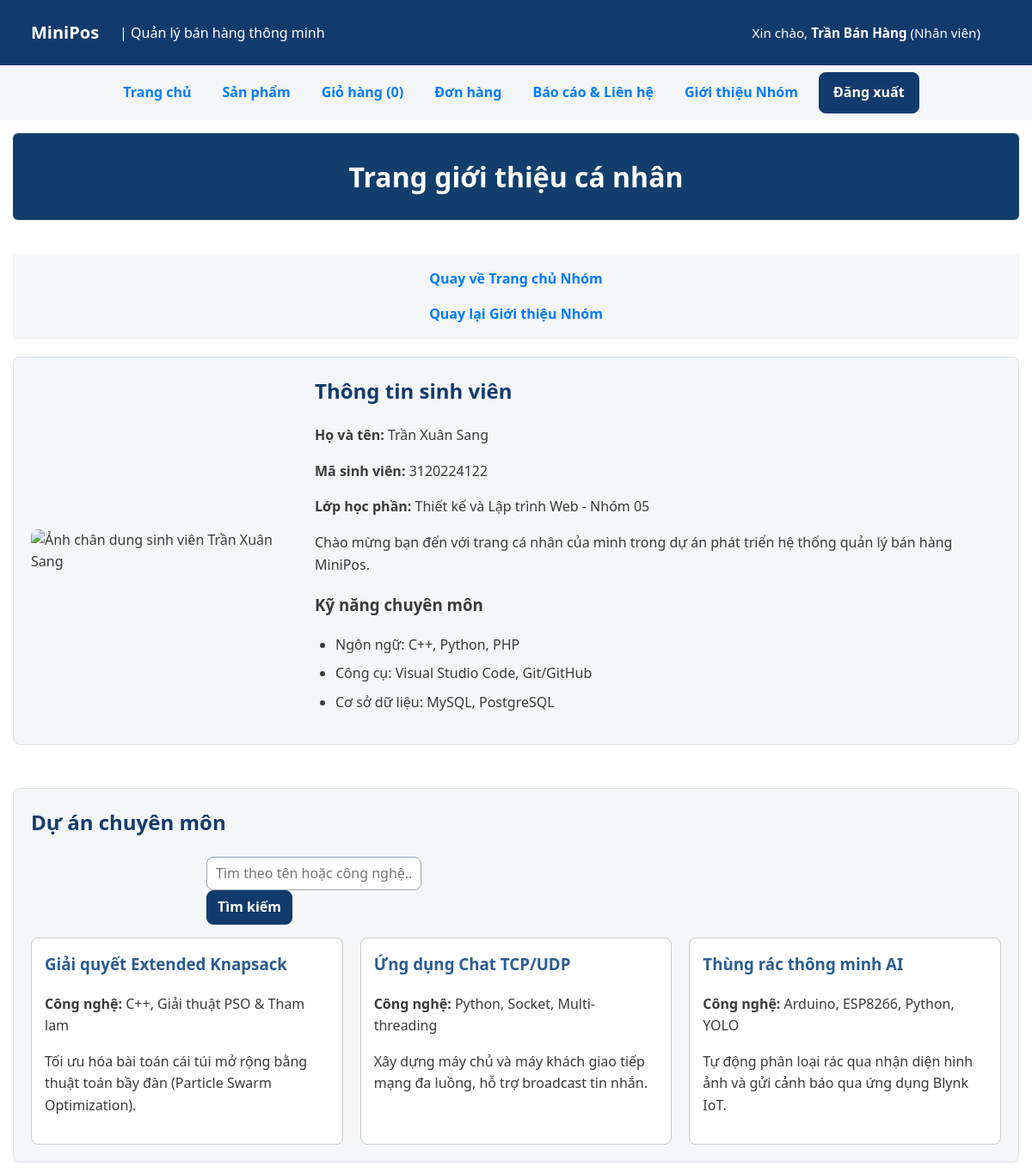
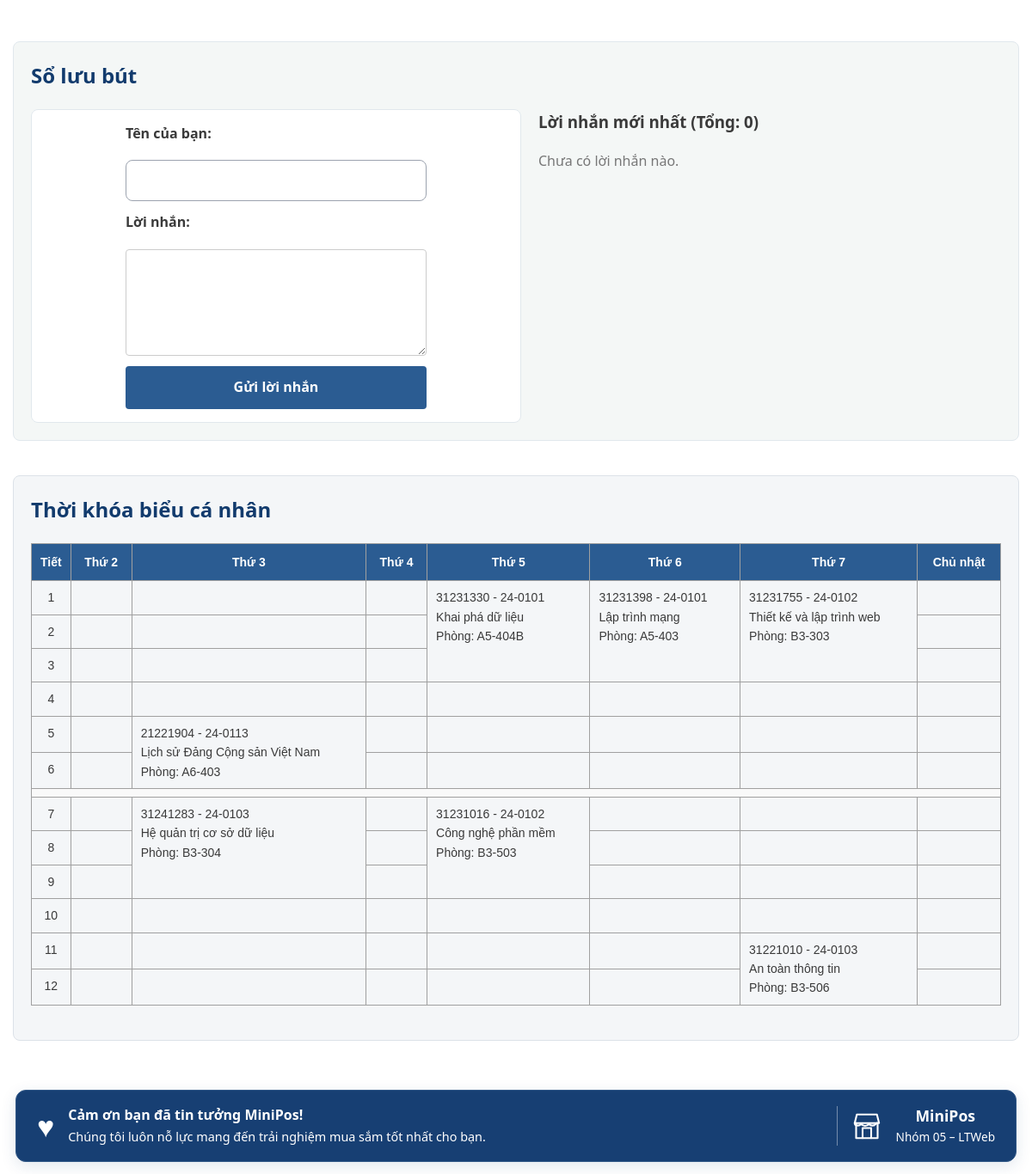
/thanhvien/3120224122_sang/gioithieu.php (signed in), run on the app's committed database (2 pictures, top to bottom).
### tables this page shows
CREATE TABLE nguoi_dung (
    id       INT UNSIGNED AUTO_INCREMENT PRIMARY KEY,
    email    VARCHAR(100) NOT NULL,
    ho_ten   VARCHAR(100) NOT NULL,
    mat_khau VARCHAR(255) NOT NULL,
    vai_tro  ENUM('quan_tri', 'nhan_vien') NOT NULL DEFAULT 'nhan_vien',
    ngay_tao DATETIME NOT NULL DEFAULT CURRENT_TIMESTAMP,
    UNIQUE KEY uq_nguoi_dung_email (email)
);

CREATE TABLE tv_du_an (
    id            INT UNSIGNED AUTO_INCREMENT PRIMARY KEY,
    mssv          VARCHAR(15) NOT NULL,
    ten_du_an     VARCHAR(200) NOT NULL,
    cong_nghe     VARCHAR(255) NOT NULL,
    mo_ta         TEXT NOT NULL,
    ngay_tao      DATETIME NOT NULL DEFAULT CURRENT_TIMESTAMP,
    CONSTRAINT fk_tv_du_an_thanh_vien
        FOREIGN KEY (mssv) REFERENCES thanh_vien(mssv) ON DELETE CASCADE
);

### inc/ham.php (called while the page is built, shortened)
<?php
function e(string|int|float|null $giaTri): string
{
    return htmlspecialchars(
        (string) $giaTri,
        ENT_QUOTES | ENT_SUBSTITUTE,
        'UTF-8'
    );
}

### inc/xac-thuc.php (called while the page is built, shortened)
<?php
function nguoiDung(): ?array
{
    $uid = $_SESSION['uid'] ?? null;
    static $user = null;
    if ($user === null) {
        $khoNguoiDung = new \App\Data\KhoNguoiDung(db());
        $user = $khoNguoiDung->timTheoId($uid);
    }
    return $user;
}

### inc/db.php (called while the page is built, shortened)
<?php
function db(): PDO
{
    static $pdo = null;
    if ($pdo === null) {
        $host = getenv('DB_HOST') ?: '127.0.0.1;port=3307';
        $ten  = getenv('DB_NAME') ?: 'ltweb_nhom05';
        $user = getenv('DB_USER') ?: 'sang';
        $pass = getenv('DB_PASS') !== false ? (string) getenv('DB_PASS') : '1';
        $pdo = new PDO(
            "mysql:host=$host;dbname=$ten;charset=utf8mb4",
            $user,
            $pass,
            [
                PDO::ATTR_ERRMODE            => PDO::ERRMODE_EXCEPTION,
                PDO::ATTR_DEFAULT_FETCH_MODE => PDO::FETCH_ASSOC,
                PDO::ATTR_EMULATE_PREPARES   => false,
            ]
        );
    }
    return $pdo;
}

### src/Data/KhoNguoiDung.php (called while the page is built, shortened)
<?php
final class KhoNguoiDung
{
    public function timTheoId(int $id): ?array
    {
        $st = $this->db->prepare(
            'SELECT id, email, ho_ten, vai_tro FROM nguoi_dung WHERE id = ?'
        );
        $st->execute([$id]);
        $dong = $st->fetch();
        return $dong ?: null;
    }
}

### src/Services/GioHang.php (called while the page is built, shortened)
<?php
final class GioHang
{
    public function demSoLuong(): int
    {
        return array_sum(
            array_map(
                'intval',
                $_SESSION[self::KHOA_SESSION]
            )
        );
    }
}

### thanhvien/3120224122_sang/gioithieu.php (the view, shortened to what this page needs)
<?php
$goc = '../../';
$cssTrang = 'style_canhan.css';
require_once $goc . 'inc/config.php';
$mssvSang = '3120224122';
$pdo = db();
$u = nguoiDung();
$tuKhoaDuAn = trim((string) ($_GET['q_duan'] ?? ''));
$sqlDuAn = 'SELECT ten_du_an, cong_nghe, mo_ta FROM tv_du_an WHERE mssv = ?';
$paramDuAn = [$mssvSang];
$sqlDuAn .= ' ORDER BY id DESC';
$stDuAn = $pdo->prepare($sqlDuAn);
$stDuAn->execute($paramDuAn);
$dsDuAn = $stDuAn->fetchAll();
$trangLuuBut = max(1, filter_var($_GET['trang_lb'] ?? 1, FILTER_VALIDATE_INT) ?: 1);
$soDongLB = 5;
$boQuaLB = ($trangLuuBut - 1) * $soDongLB;
$stDemLB = $pdo->prepare('SELECT COUNT(*) FROM tv_luu_but WHERE mssv = ?');
$stDemLB->execute([$mssvSang]);
$tongLuuBut = (int) $stDemLB->fetchColumn();
$stLB = $pdo->prepare(
    'SELECT id, ten_nguoi_gui, loi_nhan, thoi_gian_tao
       FROM tv_luu_but
      WHERE mssv = ?
   ORDER BY thoi_gian_tao DESC, id DESC
      LIMIT ? OFFSET ?'
);
$stLB->bindValue(1, $mssvSang, PDO::PARAM_STR);
$stLB->bindValue(2, $soDongLB, PDO::PARAM_INT);
$stLB->bindValue(3, $boQuaLB, PDO::PARAM_INT);
$stLB->execute();
$dsLuuBut = $stLB->fetchAll();
require_once $goc . 'inc/header.php';
?>
<main class="profile-container">
    <div class="page-title-banner">
        <h1>Trang giới thiệu cá nhân</h1>
    </div>
    <nav>
        <a href="<?= e($goc) ?>index.php">Quay về Trang chủ Nhóm</a>
        <a href="<?= e($goc) ?>gioi-thieu.php">Quay lại Giới thiệu Nhóm</a>
    </nav>
    <section class="profile-header">
        <div class="profile-avatar">
            <img src="Sang-avatar.png" alt="Ảnh chân dung sinh viên Trần Xuân Sang" class="profile-img">
        </div>
        <div class="profile-info">
            <h2>Thông tin sinh viên</h2>
            <p><strong>Họ và tên:</strong> Trần Xuân Sang</p>
            <p><strong>Mã sinh viên:</strong> 3120224122</p>
            <p><strong>Lớp học phần:</strong> Thiết kế và Lập trình Web - Nhóm 05</p>
            <p>Chào mừng bạn đến với trang cá nhân của mình trong dự án phát triển hệ thống quản lý bán hàng MiniPos.</p>
            <h3>Kỹ năng chuyên môn</h3>
            <ul class="skills-list">
                <li>Ngôn ngữ: C++, Python, PHP</li>
                <li>Công cụ: Visual Studio Code, Git/GitHub</li>
                <li>Cơ sở dữ liệu: MySQL, PostgreSQL</li>
            </ul>
        </div>
    </section>
    <section class="tabs-section">
        <h2>Dự án chuyên môn</h2>
        <form method="GET" action="gioithieu.php" style="margin-bottom: 15px;">
            <input type="text" name="q_duan" placeholder="Tìm theo tên hoặc công nghệ..." value="<?= e($tuKhoaDuAn) ?>" style="padding: 6px 10px; width: 250px;">
            <button type="submit" style="padding: 6px 12px;">Tìm kiếm</button>
        </form>
        <div style="display: flex; gap: 20px; flex-wrap: wrap;">
            <?php if ($dsDuAn === []): ?>
                <p>Không tìm thấy dự án nào phù hợp.</p>
            <?php else: ?>
                <?php foreach ($dsDuAn as $da): ?>
                    <div style="flex: 1; min-width: 250px; border: 1px solid #ccc; padding: 15px; border-radius: 8px; background: #fff;">
                        <h3 style="color: #2b5c92; margin-top: 0;"><?= e($da['ten_du_an']) ?></h3>
                        <p><strong>Công nghệ:</strong> <?= e($da['cong_nghe']) ?></p>
                        <p><?= e($da['mo_ta']) ?></p>
                    </div>
                <?php endforeach; ?>
            <?php endif; ?>
        </div>
    </section>
    <section class="bmi-section" id="so-luu-but">
        <h2>Sổ lưu bút</h2>
        <div style="display: flex; gap: 20px; flex-wrap: wrap; margin-top: 15px;">
            <div style="flex: 1; min-width: 300px; background: #fff; padding: 15px; border-radius: 8px; border: 1px solid #e1e8ed;">
                <form method="POST" action="gioithieu.php#so-luu-but" class="bmi-form">
                    <label for="ten">Tên của bạn:</label>
                    <input type="text" id="ten" name="ten" required>
                    <label for="loi_nhan">Lời nhắn:</label>
                    <textarea id="loi_nhan" name="loi_nhan" rows="4" style="padding: 10px; border: 1px solid #ccc; border-radius: 4px;" required></textarea>
                    <button type="submit">Gửi lời nhắn</button>
                </form>
            </div>
            <div style="flex: 1; min-width: 300px;">
                <h3 style="margin-top:0;">Lời nhắn mới nhất (Tổng: <?= $tongLuuBut ?>)</h3>
                <?php if ($dsLuuBut === []): ?>
                    <p style="color: #777;">Chưa có lời nhắn nào.</p>
                <?php endif; ?>
            </div>
        </div>
    </section>
    <section>
        <h2>Thời khóa biểu cá nhân</h2>
        <div class="table-responsive">
            <table class="schedule-table">
                <thead>
                    <tr>
                        <th scope="col">Tiết</th>
                        <th scope="col">Thứ 2</th>
                        <th scope="col">Thứ 3</th>
                        <th scope="col">Thứ 4</th>
                        <th scope="col">Thứ 5</th>
                        <th scope="col">Thứ 6</th>
                        <th scope="col">Thứ 7</th>
                        <th scope="col">Chủ nhật</th>
                    </tr>
                </thead>
                <tbody>
                    <tr>
                        <td class="period">1</td>
                        <td></td>
                        <td></td>
                        <td></td>
                        <td rowspan="3">
                            31231330 - 24-0101<br>
                            Khai phá dữ liệu<br>
                            Phòng: A5-404B
                        </td>
                        <td rowspan="3">
                            31231398 - 24-0101<br>
                            Lập trình mạng<br>
                            Phòng: A5-403
                        </td>
                        <td rowspan="3">
                            31231755 - 24-0102<br>
                            Thiết kế và lập trình web<br>
                            Phòng: B3-303
                        </td>
                        <td></td>
                    </tr>
                    <tr>
                        <td class="period">2</td>
                        <td></td>
                        <td></td>
                        <td></td>
                        <td></td>
                    </tr>
                    <tr>
                        <td class="period">3</td>
                        <td></td>
                        <td></td>
                        <td></td>
                        <td></td>
                    </tr>
                    <tr>
                        <td class="period">4</td>
                        <td></td>
                        <td></td>
                        <td></td>
                        <td></td>
                        <td></td>
                        <td></td>
                        <td></td>
                    </tr>
                    <tr>
                        <td class="period">5</td>
                        <td></td>
                        <td rowspan="2">
                            21221904 - 24-0113<br>
                            Lịch sử Đảng Cộng sản Việt Nam<br>
                            Phòng: A6-403
                        </td>
                        <td></td>
                        <td></td>
                        <td></td>
                        <td></td>
                        <td></td>
                    </tr>
                    <tr>
                        <td class="period">6</td>
                        <td></td>
                        <td></td>
                        <td></td>
                        <td></td>
                        <td></td>
                        <td></td>
                    </tr>
                    <tr class="break-row">
                        <td colspan="8"></td>
                    </tr>
                    <tr>
                        <td class="period">7</td>
                        <td></td>
                        <td rowspan="3">
                            31241283 - 24-0103<br>
                            Hệ quản trị cơ sở dữ liệu<br>
                            Phòng: B3-304
                        </td>
                        <td></td>
                        <td rowspan="3">
                            31231016 - 24-0102<br>
                            Công nghệ phần mềm<br>
                            Phòng: B3-503
                        </td>
                        <td></td>
                        <td></td>
                        <td></td>
                    </tr>
                    <tr>
                        <td class="period">8</td>
                        <td></td>
                        <td></td>
                        <td></td>
                        <td></td>
                        <td></td>
                    </tr>
                    <tr>
                        <td class="period">9</td>
                        <td></td>
                        <td></td>
                        <td></td>
                        <td></td>
                        <td></td>
                    </tr>
                    <tr>
                        <td class="period">10</td>
                        <td></td>
                        <td></td>
                        <td></td>
                        <td></td>
                        <td></td>
                        <td></td>
                        <td></td>
                    </tr>
                    <tr>
                        <td class="period">11</td>
                        <td></td>
                        <td></td>
                        <td></td>
                        <td></td>
                        <td></td>
                        <td rowspan="2">
                            31221010 - 24-0103<br>
                            An toàn thông tin<br>
                            Phòng: B3-506
                        </td>
                        <td></td>
                    </tr>
                    <tr>
                        <td class="period">12</td>
                        <td></td>
                        <td></td>
                        <td></td>
                        <td></td>
                        <td></td>
                        <td></td>
                    </tr>
                </tbody>
            </table>
        </div>
    </section>
</main>
<?php require_once $goc . 'inc/footer.php'; ?>

### inc/header.php (shortened to what this page needs)
<?php
require_once __DIR__ . '/config.php';
$goc = isset($goc) && is_string($goc) ? $goc : '';
$trangHienTai = basename(
    is_string($_SERVER['SCRIPT_NAME'] ?? null)
        ? $_SERVER['SCRIPT_NAME']
        : 'index.php',
    '.php'
);
$soLuongGioHang = 0;
try {
    $khoSanPhamHeader = new \App\Data\KhoSanPham(db());
    $gioHangHeader = new \App\Services\GioHang($khoSanPhamHeader);
    $soLuongGioHang = $gioHangHeader->demSoLuong();
} catch (\Throwable $loi) {
    error_log('Không thể lấy số lượng giỏ hàng trên header: ' . $loi->getMessage());
}
$uHeader = nguoiDung();
$dangNhapHeader = ($uHeader !== null);
$menuHeader = [
    'index'     => 'Trang chủ',
    'danh-sach' => 'Sản phẩm',
    'gio-hang'  => 'Giỏ hàng',
];
if ($dangNhapHeader) {
    $menuHeader['don-hang'] = 'Đơn hàng';
}
$menuHeader['lien-he']    = 'Báo cáo & Liên hệ';
$menuHeader['gioi-thieu'] = 'Giới thiệu Nhóm';
?>
<!DOCTYPE html>
<html lang="vi">
<head>
    <link rel="stylesheet" href="<?= e($goc) ?>css/style.css">
    <?php if (isset($cssTrang) && is_string($cssTrang) && preg_match('/\A[a-zA-Z0-9_-]+\.css\z/', $cssTrang) === 1): ?>
        <link rel="stylesheet" href="<?= e($cssTrang) ?>">
    <?php endif; ?>
</head>
<body>
    <header class="dau-trang">
        <strong>
            <a class="lien-ket-logo-minipos" href="<?= e($goc) ?>index.php">
                MiniPos
            </a>
        </strong>
        <span>| Quản lý bán hàng thông minh</span>
        <span class="thong-tin-nguoi-dung-header">
            <?php if ($dangNhapHeader): ?>
                Xin chào, <strong><?= e($uHeader['ho_ten']) ?></strong>
                (<?= $uHeader['vai_tro'] === 'quan_tri' ? 'Admin' : 'Nhân viên' ?>)
            <?php else: ?>
                Bạn đang xem với tư cách khách.
            <?php endif; ?>
        </span>
    </header>
    <nav aria-label="Menu chính">
        <ul id="menu-chinh">
            <?php foreach ($menuHeader as $tep => $nhan): ?>
                <?php $dangXemMuc = $trangHienTai === $tep || ($tep === 'danh-sach' && $trangHienTai === 'chi-tiet'); ?>
                <li>
                    <a href="<?= e($goc . $tep . '.php') ?>" <?= $dangXemMuc ? 'aria-current="page"' : '' ?>>
                        <?= e($nhan) ?>
                        <?php if ($tep === 'gio-hang'): ?>
                            (<span data-so-luong-gio-hang aria-live="polite"><?= e($soLuongGioHang) ?></span>)
                        <?php endif; ?>
                    </a>
                </li>
            <?php endforeach; ?>
            <li class="muc-tai-khoan-header">
                <?php if ($dangNhapHeader): ?>
                    <form method="post" action="<?= e($goc) ?>dang-xuat.php" class="form-dang-xuat-header">
                        <button type="submit">Đăng xuất</button>
                    </form>
                <?php else: ?>
                    <a href="<?= e($goc) ?>dang-nhap.php" <?= $trangHienTai === 'dang-nhap' ? 'aria-current="page"' : '' ?>>
                        Đăng nhập
                    </a>
                <?php endif; ?>
            </li>
        </ul>
    </nav>

### data on the page
nguoi_dung: ho_ten "Trần Bán Hàng"
tv_du_an: ten_du_an "Giải quyết Extended Knapsack", cong_nghe "C++, Giải thuật PSO & Tham lam", mo_ta "Tối ưu hóa bài toán cái túi mở rộng bằng thuật toán bầy đàn (Particle Swarm Optimization)."
tv_du_an: ten_du_an "Ứng dụng Chat TCP/UDP", cong_nghe "Python, Socket, Multi-threading", mo_ta "Xây dựng máy chủ và máy khách giao tiếp mạng đa luồng, hỗ trợ broadcast tin nhắn."
tv_du_an: ten_du_an "Thùng rác thông minh AI", cong_nghe "Arduino, ESP8266, Python, YOLO", mo_ta "Tự động phân loại rác qua nhận diện hình ảnh và gửi cảnh báo qua ứng dụng Blynk IoT."

### other printed values
$nhan "Trang chủ"
$nhan "Sản phẩm"
$nhan "Giỏ hàng"
$nhan "Đơn hàng"
$nhan "Báo cáo & Liên hệ"
$nhan "Giới thiệu Nhóm"
$tongLuuBut "0"
